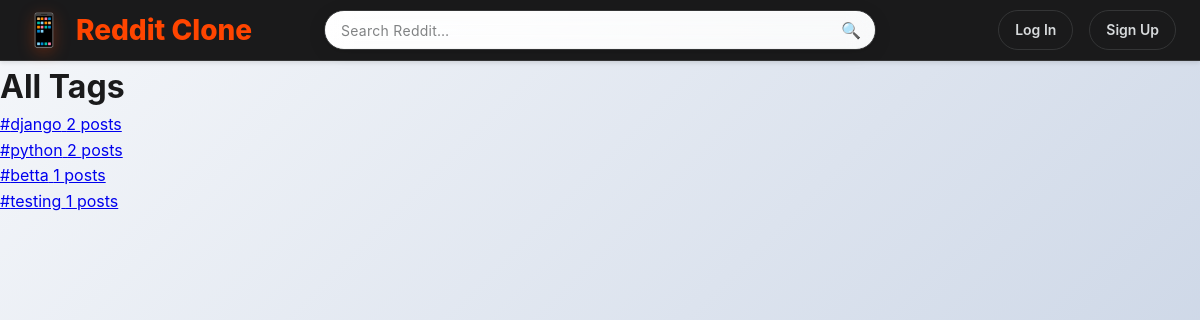
The page /tags/ on the database as committed earlier.
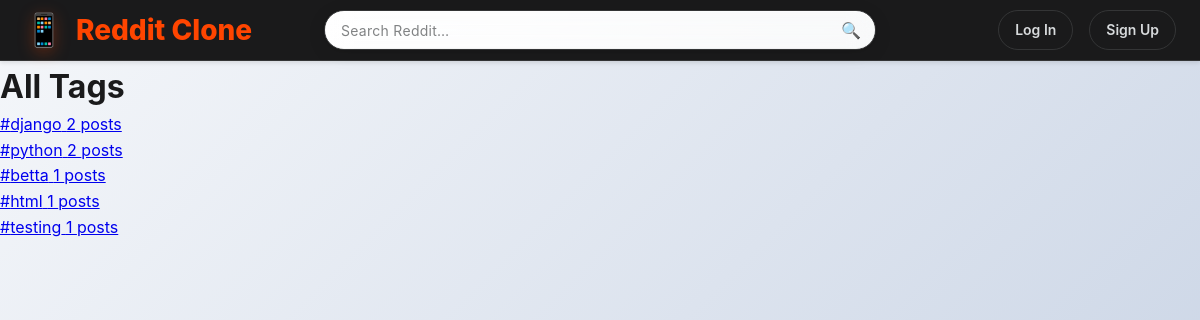
The same page on the database as committed later.
### posts/models.py (models this page shows, shortened)
class Tag(models.Model):
    name = models.CharField(max_length=50, unique=True)
    slug = models.SlugField(max_length=50, unique=True, blank=True)
    color = models.CharField(max_length=7, default='#007bff')  # Hex color code
    created_at = models.DateTimeField(auto_now_add=True)
    class Meta:
        ordering = ['name']

### posts/views.py (the view)
# urls.py: path('tags/', views.all_tags, name='all_tags'),
def all_tags(request):
    tags = Tag.objects.annotate(
        post_count=Count('posts')
    ).filter(post_count__gt=0).order_by('-post_count')
    paginator = Paginator(tags, 50)
    page = request.GET.get('page')
    tags = paginator.get_page(page)
    return render(request, 'posts/all_tags.html', {'tags': tags})

### posts/templates/posts/all_tags.html (shortened to what this page needs)
{% extends 'posts/base.html' %}
{% block content %}
<div class="container mx-auto px-4 py-6">
  <div class="flex items-center justify-between mb-4">
    <h1 class="text-2xl font-semibold">All Tags</h1>
  </div>
  <div class="grid grid-cols-2 sm:grid-cols-3 md:grid-cols-4 lg:grid-cols-6 gap-4">
    {% for tag in tags %}
      <a href="{% url 'posts:tag_detail' slug=tag.slug %}" class="block border border-gray-200 rounded-lg p-3 hover:bg-gray-50 transition">
        <div class="flex items-center justify-between">
          <span class="text-sm font-medium text-blue-600 hover:underline">#{{ tag.name }}</span>
          <span class="text-xs text-gray-500">{{ tag.post_count }} posts</span>
        </div>
      </a>
    {% empty %}
      <p class="col-span-full text-gray-600">No tags available.</p>
    {% endfor %}
  </div>
</div>
{% endblock %}

Rows that differ between the two databases and show on the page:
added Tag: name "html", post_count "1"
